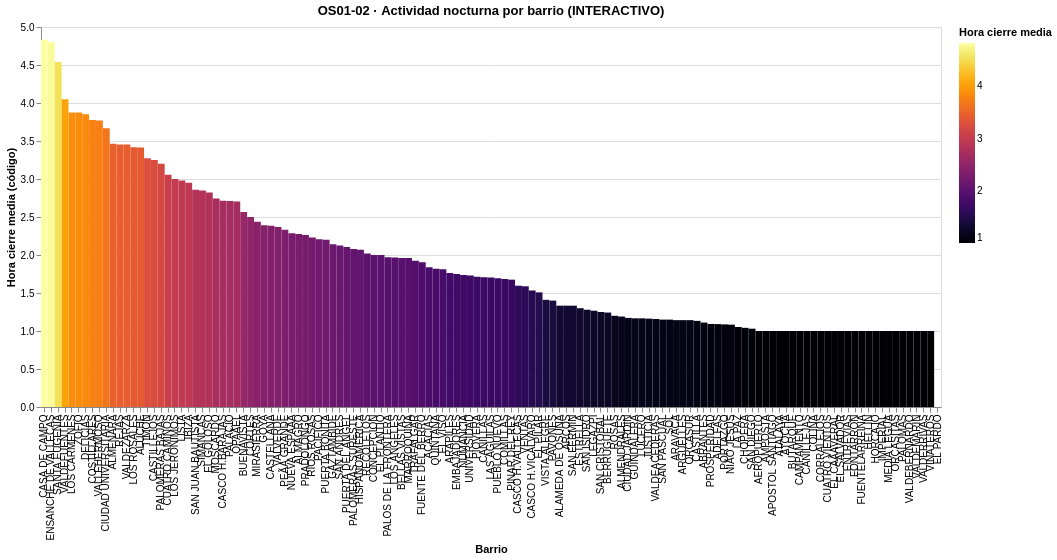

Notebook code for this chart:
### Markdown cell above
### Visualización OS01-02 – Actividad nocturna por barrio

TIPO DE GRÁFICO: Mapa de calor interactivo por barrio y hora de cierre.
HIPÓTESIS: Barrios con horarios de cierre más tardíos concentran mayor presión nocturna.
OBJETIVO DE LA VISUALIZACIÓN: Identificar y comparar la intensidad relativa de la actividad nocturna en los distintos barrios de Madrid mediante la hora media de cierre de los locales como uso nocturno del espacio público.

TIPO DE GRÁFICO: Mapa de calor categórico (heatmap) por barrio, implementado mediante marcas rectangulares (mark_rect) con codificación por color.

Justificación: Permite una comparación visual directa entre barrios ordenados por actividad nocturna, facilitando la detección de patrones espaciales de uso nocturno que pueden contribuir a explicar diferencias en la exposición acústica y en la experiencia ciudadana.

Datos utilizados: df_actividad_barrio, derivado de df_06_locales, con información agregada por barrio sobre la hora media de cierre de los locales como indicador de actividad nocturna.

### Code cell
# Selector interactivo por barrio
select_barrio = alt.selection_point(fields=["barrio"], on="click")
hover = alt.selection_point(fields=["barrio"], on="mouseover")

chart_horarios_barrio = (
    alt.Chart(df_actividad_barrio)
    .mark_rect()
    .encode(
        x=alt.X("barrio:N", sort="-y", title="Barrio"),
        y=alt.Y("hora_cierre_media:Q", title="Hora cierre media (código)"),

        color=alt.condition(
            select_barrio | hover,
            alt.Color("hora_cierre_media:Q", scale=alt.Scale(scheme="inferno"), title="Hora cierre media"),
            alt.value("lightgray")
        ),

        opacity=alt.condition(select_barrio | hover, alt.value(1), alt.value(0.4)),

        tooltip=[
            alt.Tooltip("barrio:N", title="Barrio"),
            alt.Tooltip("hora_cierre_media:Q", title="Hora cierre media (código)"),
            alt.Tooltip("num_locales:Q", title="Locales"),
            alt.Tooltip("num_terrazas:Q", title="Terrazas")
        ]
    )
    .add_params(select_barrio, hover)
    .properties(
        width=900,
        height=380,
        title="OS01-02 · Actividad nocturna por barrio (INTERACTIVO)"
    )
    .interactive()   # Zoom + pan
)

chart_horarios_barrio

### Figure 1 — Vega-Lite specification as saved in the notebook (floating-point values rounded to 4 significant figures; data arrays with more than 128 entries replaced by an {"elided": "..."} marker saying what was removed)
{"$schema": "https://vega.github.io/schema/vega-lite/v5.20.1.json", "config": {"view": {"continuousHeight": 300, "continuousWidth": 300}}, "data": {"name": "data-186250ba8d770dd8d8cfc4e721229467"}, "datasets": {"data-186250ba8d770dd8d8cfc4e721229467": {"elided": "131 records"}}, "encoding": {"color": {"condition": {"field": "hora_cierre_media", "scale": {"scheme": "inferno"}, "test": {"or": [{"param": "param_24"}, {"param": "param_25"}]}, "title": "Hora cierre media", "type": "quantitative"}, "value": "lightgray"}, "opacity": {"condition": {"test": {"or": [{"param": "param_24"}, {"param": "param_25"}]}, "value": 1}, "value": 0.4}, "tooltip": [{"field": "barrio", "title": "Barrio", "type": "nominal"}, {"field": "hora_cierre_media", "title": "Hora cierre media (código)", "type": "quantitative"}, {"field": "num_locales", "title": "Locales", "type": "quantitative"}, {"field": "num_terrazas", "title": "Terrazas", "type": "quantitative"}], "x": {"field": "barrio", "sort": "-y", "title": "Barrio", "type": "nominal"}, "y": {"field": "hora_cierre_media", "title": "Hora cierre media (código)", "type": "quantitative"}}, "height": 380, "mark": {"type": "rect"}, "params": [{"name": "param_24", "select": {"fields": ["barrio"], "on": "click", "type": "point"}}, {"name": "param_25", "select": {"fields": ["barrio"], "on": "mouseover", "type": "point"}}, {"bind": "scales", "name": "param_26", "select": {"encodings": ["x", "y"], "type": "interval"}}], "title": "OS01-02 · Actividad nocturna por barrio (INTERACTIVO)", "width": 900}
